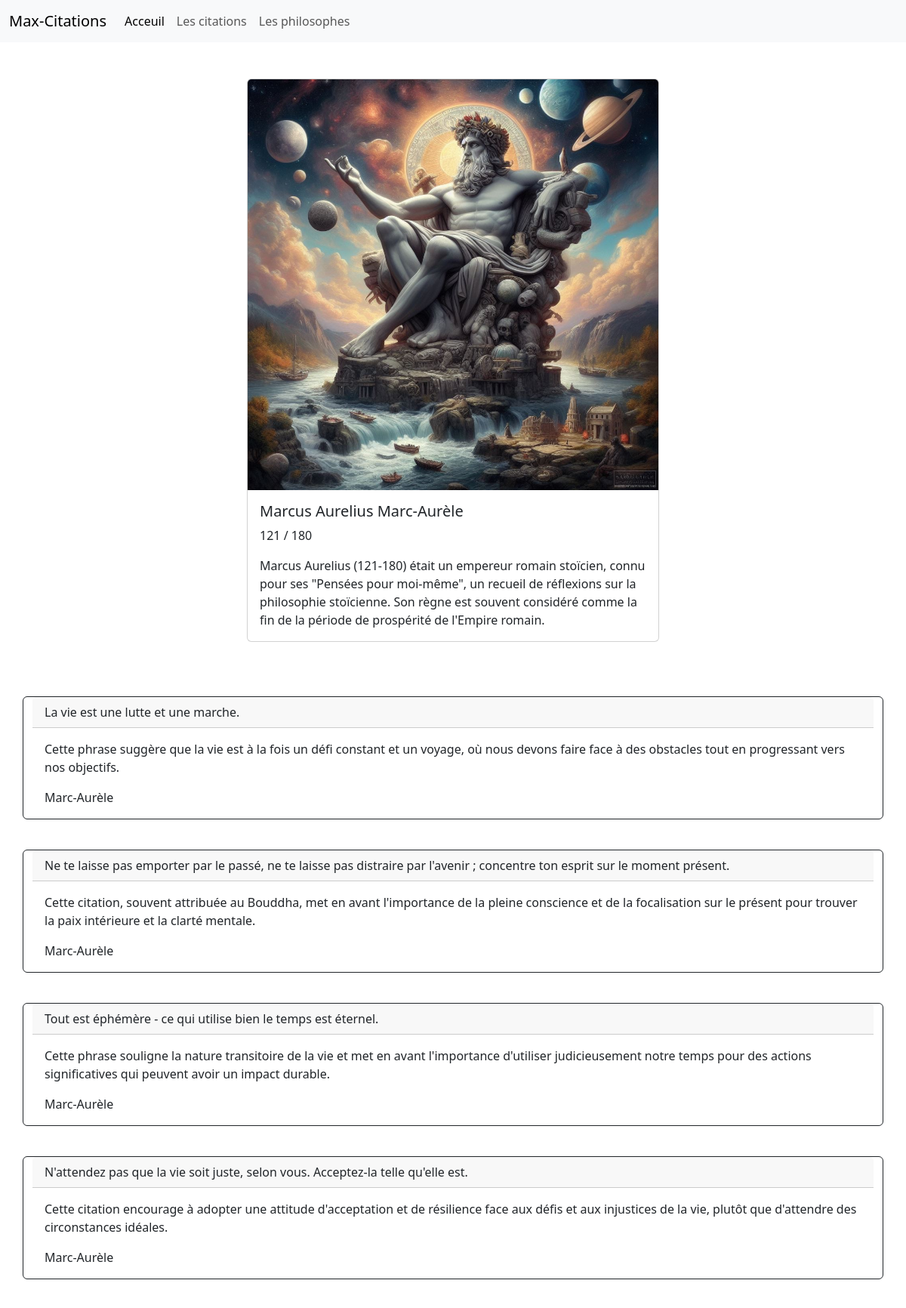
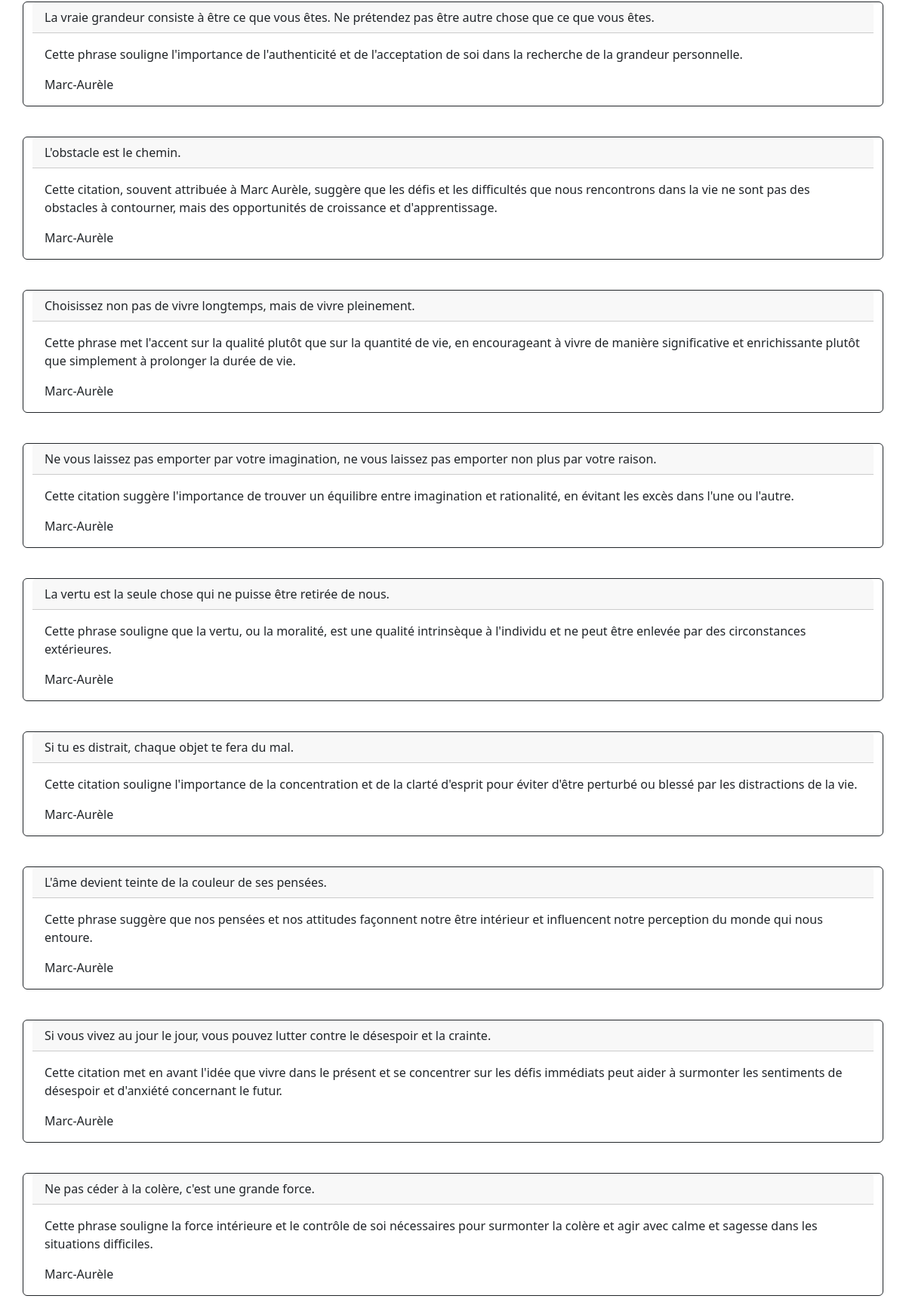
Screenshot of /detail.php?id=3 with the database file from the repository (2 pictures, top to bottom).
### tables this page shows
CREATE TABLE IF NOT EXISTS `auteur` (
  `id_auteur` int NOT NULL AUTO_INCREMENT,
  `nom` varchar(70) DEFAULT NULL,
  `prenom` varchar(25) NOT NULL,
  `description` text NOT NULL,
  `date_start` varchar(7) DEFAULT NULL,
  `date_end` varchar(10) DEFAULT NULL,
  `photo` varchar(50) DEFAULT NULL,
  PRIMARY KEY (`id_auteur`)
);

CREATE TABLE IF NOT EXISTS `citations` (
  `id_citations` int NOT NULL AUTO_INCREMENT,
  `citation` varchar(255) DEFAULT NULL,
  `explication` text NOT NULL,
  `année` date DEFAULT NULL,
  `id_auteur` int DEFAULT NULL,
  PRIMARY KEY (`id_citations`),
  KEY `id_auteur` (`id_auteur`)
);

### templates/details.html.php (the view, shortened to what this page needs)
<!DOCTYPE html>
<html lang="en">
<head>
    <link href="https://cdn.jsdelivr.net/npm/bootstrap@5.3.3/dist/css/bootstrap.min.css" rel="stylesheet">
</head>
<body>
    <?php require 'templates/inc.top.html.php' ?>
    <div class="container">
        <div class="row justify-content-center">
            <div class="col-12 col-md-6 my-5">
                <div class="card">
                    <img src="<?= $resultat_auteur['photo'] ?>" class="card-img-top" alt="...">
                    <div class="card-body">
                        <h5 class="card-title"><?= $resultat_auteur['prenom'] . ' ' . $resultat_auteur['nom'] ?></h5>
                        <p class="font-weight-bold"><?= $resultat_auteur['date_start'] . ' ' . '/' . ' ' . $resultat_auteur['date_end'] ?></p>
                        <p class="card-text"><?= $resultat_auteur['description'] ?></p>
                    </div>
                </div>
            </div>
            <?php foreach ($resultats_citations as $citations) : ?>
                <div class="card border-dark mb-3 my-4">
                    <div class="card-header"><?= $citations['citation'] ?></div>
                    <div class="card-body">
                        <p class="card-text"><?= $citations['explication'] ?></p>
                        <p class="card-text"><?= $resultat_auteur['nom'] ?></p>
                    </div>
                </div>
            <?php endforeach ?>
        </div>
    </div>
</body>
</html>

### rows the page displays
auteur: photo (picture), prenom "Marcus Aurelius", nom "Marc-Aurèle", date_start "121", date_end "180", description "Marcus Aurelius (121-180) était un empereur romain stoïcien, connu pour ses \"Pensées pour moi-même\", un recueil de réflexions sur la philosophie stoïcienne. Son règne est souvent considéré comme la fin de la période de prospérité de l'Empire romain."
citations: citation "La vie est une lutte et une marche.", explication "Cette phrase suggère que la vie est à la fois un défi constant et un voyage, où nous devons faire face à des obstacles tout en progressant vers nos objectifs.", id_auteur.nom "Marc-Aurèle"
citations: citation "Ne te laisse pas emporter par le passé, ne te laisse pas distraire par l'avenir ; concentre ton esprit sur le moment présent.", explication "Cette citation, souvent attribuée au Bouddha, met en avant l'importance de la pleine conscience et de la focalisation sur le présent pour trouver la paix intérieure et la clarté mentale.", id_auteur.nom "Marc-Aurèle"
citations: citation "Tout est éphémère - ce qui utilise bien le temps est éternel.", explication "Cette phrase souligne la nature transitoire de la vie et met en avant l'importance d'utiliser judicieusement notre temps pour des actions significatives qui peuvent avoir un impact durable.", id_auteur.nom "Marc-Aurèle"
citations: citation "N'attendez pas que la vie soit juste, selon vous. Acceptez-la telle qu'elle est.", explication "Cette citation encourage à adopter une attitude d'acceptation et de résilience face aux défis et aux injustices de la vie, plutôt que d'attendre des circonstances idéales.", id_auteur.nom "Marc-Aurèle"
citations: citation "La vraie grandeur consiste à être ce que vous êtes. Ne prétendez pas être autre chose que ce que vous êtes.", explication "Cette phrase souligne l'importance de l'authenticité et de l'acceptation de soi dans la recherche de la grandeur personnelle.", id_auteur.nom "Marc-Aurèle"
citations: citation "L'obstacle est le chemin.", explication "Cette citation, souvent attribuée à Marc Aurèle, suggère que les défis et les difficultés que nous rencontrons dans la vie ne sont pas des obstacles à contourner, mais des opportunités de croissance et d'apprentissage.", id_auteur.nom "Marc-Aurèle"
citations: citation "Choisissez non pas de vivre longtemps, mais de vivre pleinement.", explication "Cette phrase met l'accent sur la qualité plutôt que sur la quantité de vie, en encourageant à vivre de manière significative et enrichissante plutôt que simplement à prolonger la durée de vie.", id_auteur.nom "Marc-Aurèle"
citations: citation "Ne vous laissez pas emporter par votre imagination, ne vous laissez pas emporter non plus par votre raison.", explication "Cette citation suggère l'importance de trouver un équilibre entre imagination et rationalité, en évitant les excès dans l'une ou l'autre.", id_auteur.nom "Marc-Aurèle"
citations: citation "La vertu est la seule chose qui ne puisse être retirée de nous.", explication "Cette phrase souligne que la vertu, ou la moralité, est une qualité intrinsèque à l'individu et ne peut être enlevée par des circonstances extérieures.", id_auteur.nom "Marc-Aurèle"
citations: citation "Si tu es distrait, chaque objet te fera du mal.", explication "Cette citation souligne l'importance de la concentration et de la clarté d'esprit pour éviter d'être perturbé ou blessé par les distractions de la vie.", id_auteur.nom "Marc-Aurèle"
citations: citation "L'âme devient teinte de la couleur de ses pensées.", explication "Cette phrase suggère que nos pensées et nos attitudes façonnent notre être intérieur et influencent notre perception du monde qui nous entoure.", id_auteur.nom "Marc-Aurèle"
citations: citation "Si vous vivez au jour le jour, vous pouvez lutter contre le désespoir et la crainte.", explication "Cette citation met en avant l'idée que vivre dans le présent et se concentrer sur les défis immédiats peut aider à surmonter les sentiments de désespoir et d'anxiété concernant le futur.", id_auteur.nom "Marc-Aurèle"
citations: citation "Ne pas céder à la colère, c'est une grande force.", explication "Cette phrase souligne la force intérieure et le contrôle de soi nécessaires pour surmonter la colère et agir avec calme et sagesse dans les situations difficiles.", id_auteur.nom "Marc-Aurèle"
